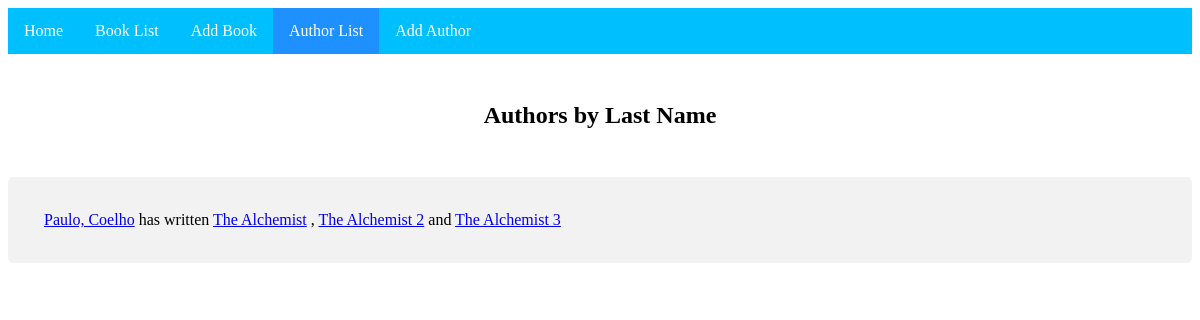
The page /books/authors/ on the database as committed earlier.
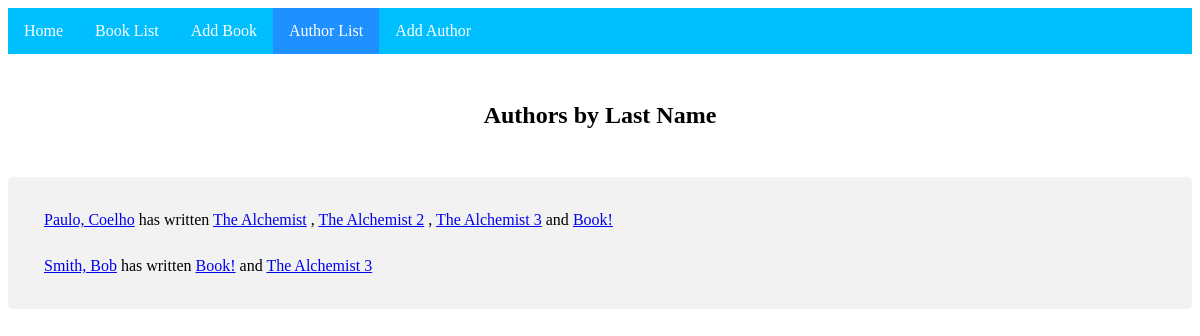
The same page on the database as committed later.
### books/models.py (models this page shows, shortened)
class Author(models.Model):
    last_name = models.CharField(max_length=200)
    first_name = models.CharField(max_length=200)
    slug = models.SlugField(null=False, unique=True)
    def __str__(self):
        return self.last_name + ", " + self.first_name
    def get_absolute_url(self):
        return reverse('books:author_detail', kwargs={'slug': self.slug})

class Book(models.Model):
    title = models.CharField(max_length=100)
    authors = models.ManyToManyField(Author, related_name='books')
    year_published = models.IntegerField(default=0)
    summary = models.TextField()
    slug = models.SlugField(null=False, unique=True)
    def __str__(self):
        return self.title
    def get_absolute_url(self):
        return reverse('books:book_detail', kwargs={'slug': self.slug})

### books/views.py (the view)
# urls.py: path('authors/', views.AuthorList.as_view(), name = 'author_list'),
class AuthorList(ListView):
	template_name = 'books/author_list.html'
	def get_queryset(self):
		return Author.objects.all()

### books/templates/books/author_list.html (shortened to what this page needs)
{% extends "books/base.html" %}
{% block content %}
<h2>Authors by Last Name</h2><br>
<div class="container">
    <ul class="list">
    {% for author in author_list %}
        <li>
            <a href="{{ author.get_absolute_url }}">{{ author }}</a> has written
            {% for book in author.books.all %}
                <a href="{{ book.get_absolute_url }}">{{ book }}</a>
                {% if forloop.revcounter0 != 0 and not forloop.revcounter0 == 1 %},{% endif %}
                {% if forloop.revcounter0 == 1 %}and {%endif%}
            {% endfor %}
        </li>
    {% endfor %}
    </ul>
</div>
{% endblock %}

Rows that differ between the two databases and show on the page:
computed for Book "The Alchemist 2": text "and" → ","
shown differently, row unchanged: Book "The Alchemist 3": now shows "and"
added Book: title "Book!", shows "and"
added Author: last_name+first_name "Smith, Bob", Book (title "The Alchemist 3")
